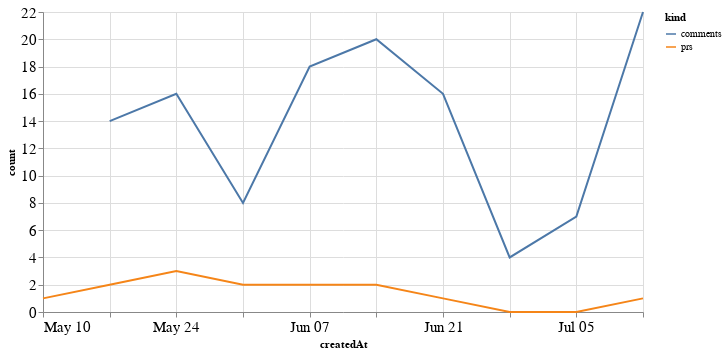

Source (notebook cell):
### Code cell
alt.Chart(total_time, width=600).mark_line().encode(
    x='createdAt',
    y='count',
    color='kind'
)

### Figure 1 — Vega-Lite specification as saved in the notebook (floating-point values rounded to 4 significant figures)
{"config": {"axisLeft": {"labelFontSize": 15}, "axisBottom": {"labelFontSize": 15}}, "data": {"name": "data-0f0426f916ad80baebc99b9dae0921d0"}, "mark": "line", "encoding": {"color": {"type": "nominal", "field": "kind"}, "x": {"type": "temporal", "field": "createdAt"}, "y": {"type": "quantitative", "field": "count"}}, "width": 600, "$schema": "https://vega.github.io/schema/vega-lite/v4.8.1.json", "datasets": {"data-0f0426f916ad80baebc99b9dae0921d0": [{"createdAt": "2020-05-10T00:00:00", "kind": "prs", "count": 1.0}, {"createdAt": "2020-05-17T00:00:00", "kind": "prs", "count": 2.0}, {"createdAt": "2020-05-24T00:00:00", "kind": "prs", "count": 3.0}, {"createdAt": "2020-05-31T00:00:00", "kind": "prs", "count": 2.0}, {"createdAt": "2020-06-07T00:00:00", "kind": "prs", "count": 2.0}, {"createdAt": "2020-06-14T00:00:00", "kind": "prs", "count": 2.0}, {"createdAt": "2020-06-21T00:00:00", "kind": "prs", "count": 1.0}, {"createdAt": "2020-06-28T00:00:00", "kind": "prs", "count": 0.0}, {"createdAt": "2020-07-05T00:00:00", "kind": "prs", "count": 0.0}, {"createdAt": "2020-07-12T00:00:00", "kind": "prs", "count": 1.0}, {"createdAt": "2020-05-10T00:00:00", "kind": "comments", "count": null}, {"createdAt": "2020-05-17T00:00:00", "kind": "comments", "count": 14.0}, {"createdAt": "2020-05-24T00:00:00", "kind": "comments", "count": 16.0}, {"createdAt": "2020-05-31T00:00:00", "kind": "comments", "count": 8.0}, {"createdAt": "2020-06-07T00:00:00", "kind": "comments", "count": 18.0}, {"createdAt": "2020-06-14T00:00:00", "kind": "comments", "count": 20.0}, {"createdAt": "2020-06-21T00:00:00", "kind": "comments", "count": 16.0}, {"createdAt": "2020-06-28T00:00:00", "kind": "comments", "count": 4.0}, {"createdAt": "2020-07-05T00:00:00", "kind": "comments", "count": 7.0}, {"createdAt": "2020-07-12T00:00:00", "kind": "comments", "count": 22.0}]}}
